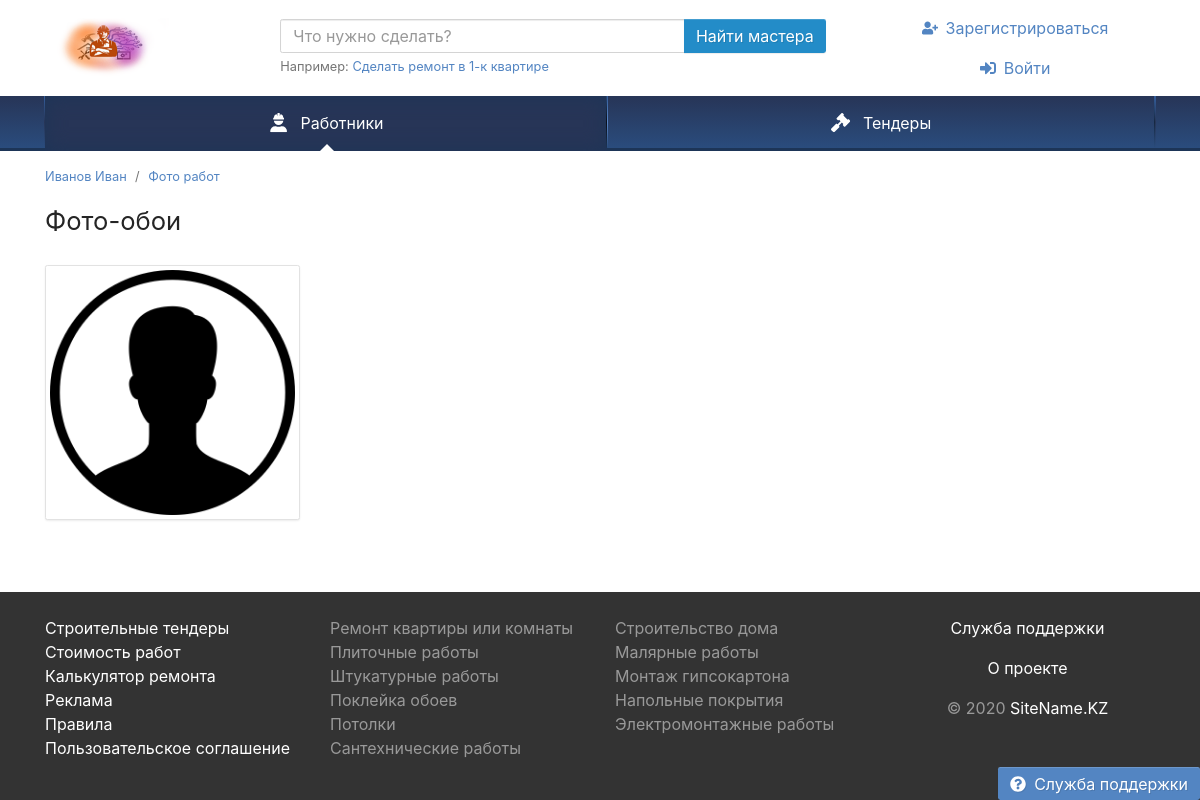
/pics_master.php?user_id=27, run on an earlier commit of the app's database.
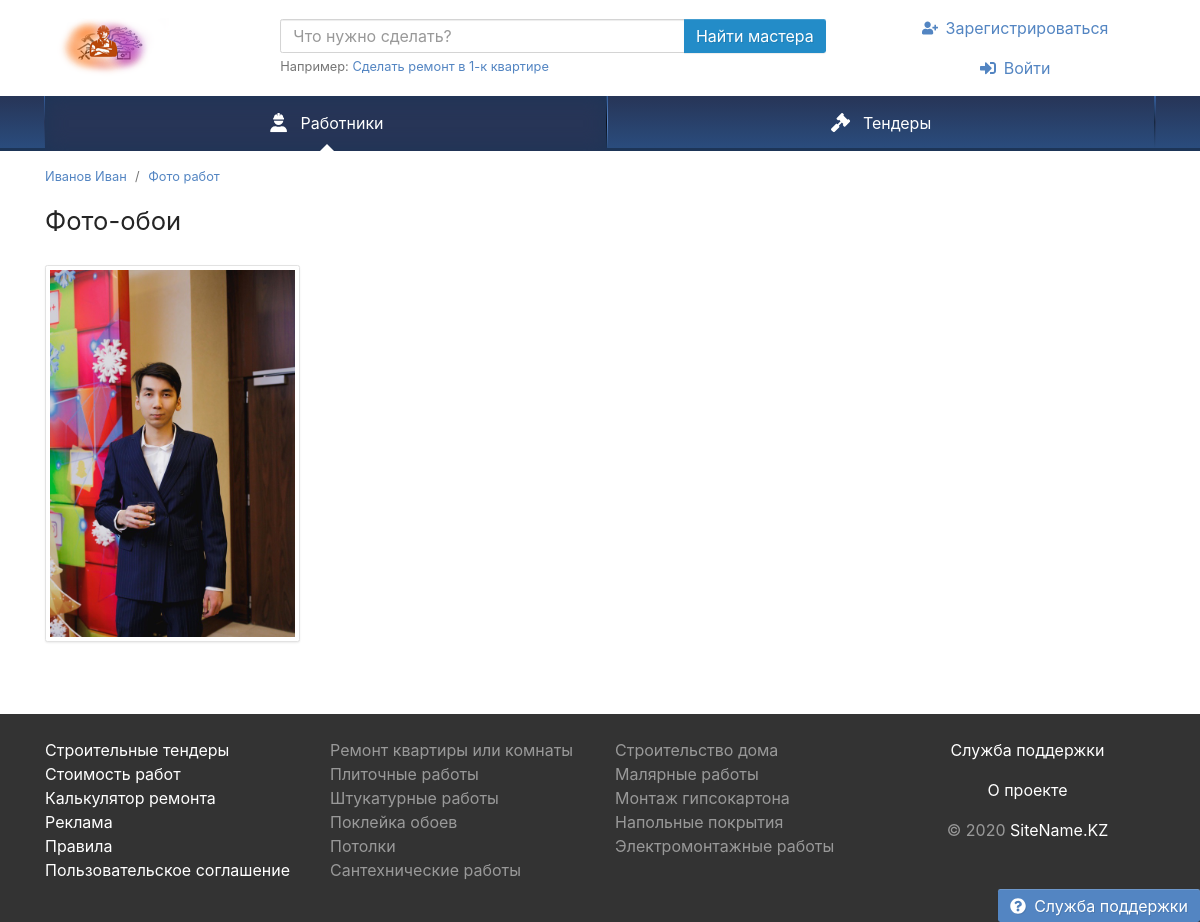
And on a later commit of the database.
### tables this page shows
CREATE TABLE `users_photo` (
  `ID` int(11) NOT NULL,
  `PHOTO_NAME` varchar(500) NOT NULL,
  `USER_ID` int(11) NOT NULL
);

### function.php (the view, shortened to what this page needs)
<?php
function get_photos_pick($session_id){
    require 'conn.php';
    $query = "SELECT * FROM `users_photo` WHERE USER_ID = $session_id";
    $result = mysqli_query($link, $query) or die("Ошибка " . mysqli_error($link));
    $rows = mysqli_fetch_all($result, MYSQLI_ASSOC);
    foreach($rows as $row) {
    echo '<div class="col-sm-6 col-md-4 col-lg-3 mb-4">
    <a id="photo_del" href="'.$row['PHOTO_NAME'].'">
        <img class="img-thumbnail" src="'.$row['PHOTO_NAME'].'" alt="Фото-обои">
    </a>
 </div>';
    }
}
?>

### pics_master.php (shortened to what this page needs)
<?php
require_once 'function.php';
?>
<!DOCTYPE html>
<html>
<head>
<link rel="stylesheet" href="Theme/css/site.css">
</head>
<body id="body">
    <header>
        <div class="container">
            <div class="row align-items-center d-none d-lg-flex">
                <div class="col-auto py-2 pr-0">
                    <a href="first.html"><img src="Theme/images/rabotniki.png" height="60" alt="SiteName.KZ"></a>
                </div>
                <div class="col">
                    <form action="#tender" method="post">
                        <div class="input-group">
                            <input id="need" name="need" type="text" class="form-control" placeholder="Что нужно сделать?">
                            <div class="input-group-append">
                                <button class="btn btn-secondary" type="submit">Найти мастера</button>
                            </div>
                        </div>
                    </form>
                    <small class="text-muted">
                        Например: <a href="#" onclick="$('#need').val($(this).text()).focus(); return false;">Сделать ремонт в 1-к квартире</a>
                    </small>
                </div>
                <div class="col-auto">
                        <ul class="my-2 flex-column nav" style="width: 280px; margin-left: 1.2rem;">
                            <li class="nav-item text-center">
                                <a class="nav-link" href="register.html">
                                    <svg class="mr-2 i is-user-plus"><use xlink:href="#s-user-plus"></use></svg>Зарегистрироваться</a>
                            </li>
                            <li class="nav-item text-center">
                                <a class="nav-link" href="login.html">
                                    <svg class="mr-2 i is-sign-in-alt"><use xlink:href="#s-sign-in-alt"></use></svg>Войти</a>
                                </li>
                        </ul>
                </div>
            </div>
        </div>
    </header>
<nav id="menu" class="navbar-main navbar-expand-lg navbar">
    <div class="container">
        <div id="menu-collapse" class="offcanvas-collapse  navbar-collapse">
            <ul class="nav">
                <li class="nav-item">
                    <a class="nav-link active" href="catalog.html">
                        <svg class="mr-3 mr-lg-2 i is-user-hard-hat"><use xlink:href="#s-user-hard-hat"></use></svg>
                        Работники
                    </a>
                </li>
                <li class="nav-item">
                    <a class="nav-link" href="https://#/tenders">
                        <svg class="mr-3 mr-lg-2 i is-gavel"><use xlink:href="#s-gavel"></use></svg>
                        Тендеры
                    </a>
                </li>
            </ul>
        </div>
    </div>
</nav>
<div class="container pt-3 mb-5">
    <ol class="mb-3 breadcrumb" itemscope itemtype="http://schema.org/BreadcrumbList">
        <li class="breadcrumb-item" itemprop="itemListElement" itemscope itemtype="http://schema.org/ListItem">
            <a href="employeeProfile.html" itemprop="item"><span itemprop="name">Иванов Иван</span></a>
        </li>
        <li class="breadcrumb-item" itemprop="itemListElement" itemscope itemtype="http://schema.org/ListItem">
            <a href="#" itemprop="item">
                <span itemprop="name">Фото работ</span>
            </a>
        </li>
    </ol>
<h1 class="mb-4">Фото-обои</h1>
<div class="row">
     <?php  echo get_photos_pick($_GET['user_id']); ?>
    </div>
</div>
    <a class="btn btn-primary position-fixed d-none d-lg-inline-block" href="#" style="bottom: 0; right: 0; z-index: 1040;"><svg class="mr-2 i is-question-circle"><use xlink:href="#s-question-circle"></use></svg>Служба поддержки</a>
    <footer class="bg-black">
          <div class="container text-white-50 py-4">
              <div class="row">
                  <div class="mb-lg-3 text-center text-lg-left col-sm-12 col-lg-4 col-xl-3">
                      <ul class="d-none d-lg-block flex-column nav"><li class="nav-item"><a class="text-white" href="#">Строительные тендеры</a></li>
                          <li class="nav-item"><a class="text-white" href="#">Стоимость работ</a></li>
                          <li class="nav-item"><a class="text-white" href="#">Калькулятор ремонта</a></li>
                      </ul>
                      <ul class="flex-column nav"><li class="nav-item"><a class="text-white" href="#" rel="nofollow">Реклама</a></li>
                          <li class="nav-item"><a class="text-white" href="#" rel="nofollow">Правила</a></li>
                          <li class="nav-item"><a class="text-white" href="#" rel="nofollow">Пользовательское соглашение</a></li>
                      </ul>
                  </div>
                  <div class="d-none d-lg-block col-lg-8 col-xl-6">
                      <div class="row">
                          <div class="col-lg-6"><a class="text-white-50" href="#">Ремонт квартиры или комнаты</a></div>
                          <div class="col-lg-6"><a class="text-white-50" href="#">Строительство дома</a></div>
                          <div class="col-lg-6"><a class="text-white-50" href="#">Плиточные работы</a></div>
                          <div class="col-lg-6"><a class="text-white-50" href="#">Малярные работы</a></div>
                          <div class="col-lg-6"><a class="text-white-50" href="#">Штукатурные работы</a></div>
                          <div class="col-lg-6"><a class="text-white-50" href="#">Монтаж гипсокартона</a></div>
                          <div class="col-lg-6"><a class="text-white-50" href="#">Поклейка обоев</a></div>
                          <div class="col-lg-6"><a class="text-white-50" href="#">Напольные покрытия</a></div>
                          <div class="col-lg-6"><a class="text-white-50" href="#">Потолки</a></div>
                          <div class="col-lg-6"><a class="text-white-50" href="#">Электромонтажные работы</a></div>
                          <div class="col-lg-6"><a class="text-white-50" href="#">Сантехнические работы</a></div>
                      </div>
                  </div>
                  <div class="col-xl-3 text-center">
                      <a class="d-block mb-lg-3 text-white" href="#" rel="nofollow">Служба поддержки</a>
                      <a class="d-block mb-3 text-white" href="#">О проекте</a>
                      © 2020 <a class="text-white" href="#">SiteName.KZ</a>
                  </div>
              </div>
          </div>
    </footer>
      </body>
  </html>

What changed in the data, as far as the page shows it:
removed users_photo: PHOTO_NAME (picture)
added users_photo: PHOTO_NAME (picture)
